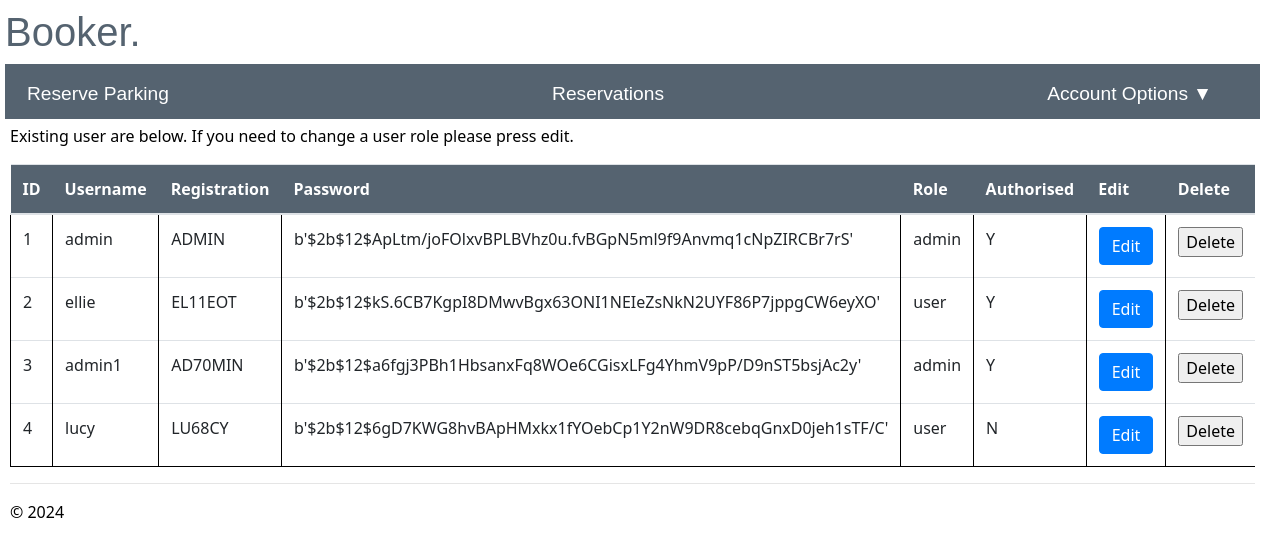
The page /admin/ (signed in) on the database its author committed.
### app/models/models.py (models this page shows)
class User(db.Model, UserMixin):
    id = db.Column(db.Integer, primary_key=True, nullable=False)
    username = db.Column(db.String(20), nullable=False, unique=True)
    registration = db.Column(db.String(9), nullable=False, unique=True)
    password = db.Column(db.String(30), nullable=False)
    role = db.Column(db.String(5), nullable=False, default='user')
    authorised =db.Column(db.String(1), nullable=False, default='N')
    failed_login_attempts = db.Column(db.Integer,nullable=False, default=0)
    reservation = db.relationship('reserve', backref='user')

### app/admin/routes.py (the view)
@bp.route("/admin/")
@login_required
def admin():
    if current_user.role == 'admin':
        admin= User.query.all()
        current_app.logger.info('Username: %s accessed admin', current_user.username)
        return render_template('admin.html',admin=admin)
    else:
        current_app.logger.critical('Username: %s accessed attempted to access admin', current_user.username)
        flash("You are not authorised to access this page")
        return redirect(url_for("main.reserve_parking"))

### app/__init__.py (called while the page is built)
def create_app():
    app = Flask(__name__)
    env_config = os.getenv("PROD_APP_SETTINGS", "config.Config")
    app.config.from_object(env_config)
    db.init_app(app)
    login_manager.init_app(app)
    app.logger.setLevel(logging.INFO)
    handler = RotatingFileHandler('app.log', maxBytes=10240, backupCount=10)
    handler.setLevel(logging.INFO)
    formatter = logging.Formatter('%(asctime)s - %(levelname)s - %(message)s', datefmt='%Y-%m-%d %H:%M:%S')
    handler.setFormatter(formatter)
    app.logger.addHandler(handler)
    from app.main import bp as main_bp
    app.register_blueprint(main_bp)
    from app.user import bp as user_bp
    app.register_blueprint(user_bp)
    from app.admin import bp as admin_bp
    app.register_blueprint(admin_bp)
    @login_manager.user_loader
    def load_user(user_id):
        return User.query.get(int(user_id))
    return app

### app/user/routes.py (called while the page is built)
@bp.before_app_request
def make_session_permanent():
    session.permanent = True
    current_app.permanent_session_lifetime = timedelta(seconds=30)

### app/admin/templates/admin.html (shortened to what this page needs)
{% extends "layout.html" %}
{% block content %}
<p>Existing user are below. If you need to change a user role please press edit.</p>
<table class="table table-hover">
  <thead class="tables">
        <th>ID</th>
        <th>Username</th>
        <th>Registration</th>
        <th>Password</th>
        <th>Role</th>
        <th>Authorised</th>
        <th>Edit</th>
        <th>Delete</th>
    </thead>
    <tbody>
     {% for admin in admin %}
      <tr>
        <td>{{admin.id}}</td>
        <td>{{admin.username}}</td>
        <td>{{admin.registration}}</td>
        <td>{{admin.password}}</td>
        <td>{{admin.role}}</td>
        <td>{{admin.authorised}}</td>
        <td><a href='{{url_for("admin.edit_user", id=admin.id)}}' class='btn btn-primary'>Edit</a></td>
        <td>
          <form method="POST" action="/delete_user/">
            <input type="submit" value="Delete" onclick='return confirm("Are you sure you want to delete this user?")'>
          </form>
         </td>
      </tr>
     {%endfor%}
    </tbody>
  </table>
{% endblock %}

### app/static/site.css (style rules this page uses)
tr { border-bottom: 1px solid black; }
td { padding: 1em; border-left: 1px solid black; }
.tables { background-color: rgb(85, 99, 112); color: white; }

### app/main/templates/layout.html (style rules this page uses)
body { padding: 8px 5px 8px 5px; }

### rows shown on the page
User: id "1", username "admin", registration "ADMIN", password "b'$2b$12$ApLtm/joFOlxvBPLBVhz0u.fvBGpN5ml9f9Anvmq1cNpZIRCBr7rS'", role "admin", authorised "Y"
User: id "2", username "ellie", registration "EL11EOT", password "b'$2b$12$kS.6CB7KgpI8DMwvBgx63ONI1NEIeZsNkN2UYF86P7jppgCW6eyXO'", role "user", authorised "Y"
User: id "3", username "admin1", registration "AD70MIN", password "b'$2b$12$a6fgj3PBh1HbsanxFq8WOe6CGisxLFg4YhmV9pP/D9nST5bsjAc2y'", role "admin", authorised "Y"
User: id "4", username "lucy", registration "LU68CY", password "b'$2b$12$6gD7KWG8hvBApHMxkx1fYOebCp1Y2nW9DR8cebqGnxD0jeh1sTF/C'", role "user", authorised "N"
